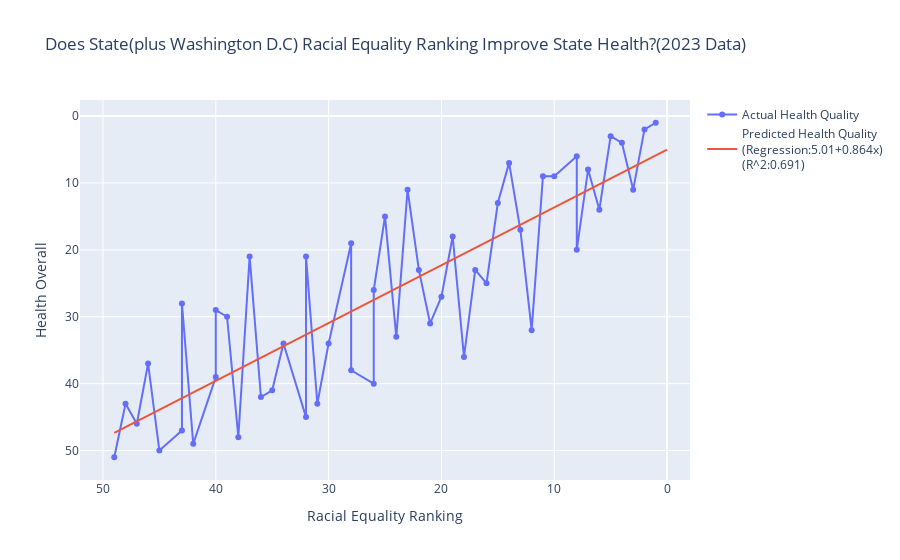

This figure's notebook cell:
### Code cell
import chart_studio
username='NRswift'
api_key='G1eDL1Naj4DsaqGtJSYz'
chart_studio.tools.set_credentials_file(username=username, api_key=api_key)
import pandas as pd
import numpy as np
import csv
import plotly.graph_objects as go
import chart_studio.plotly as py
import chart_studio.tools as tls
import math
healthRE = []
healthOverall = []
statesTwo = []


with open('health.csv', 'r') as d:
    dataTwo = csv.reader(d, delimiter=',')
    for rowsTwo in dataTwo:
        statesTwo.append(rowsTwo[0])
        healthRE.append(int(rowsTwo[1]))
        health = (int(rowsTwo[2]))
        healthOverall.append(health)
    
def linearRegressionConstants(arrOne, arrTwo):
    sumOne = sum(arrTwo)
    sumTwo = sum(i ** 2 for i in arrOne)
    sumThree = sum(arrOne)
    sumFour = 0
    for i in range(0, 49):
        sumFour += arrOne[i] * arrTwo[i] 
    aConstant = (sumOne * sumTwo - sumThree * sumFour)/((49*sumTwo) - (sumThree ** 2))
    bConstant = ((49*sumFour) - (sumThree * sumOne))/((49*sumTwo) - (sumThree ** 2))
    return aConstant, bConstant 

fig = go.Figure()
#data = zip(econRE, econOverall)
fig.add_trace(go.Scatter(x=healthRE, y=healthOverall, text = statesTwo, mode='lines+markers', name = "Actual Health Quality",
                         hovertemplate = "State: %{text}---Health RE Ranking: %{x:,}---Health Overall: %{y:,}", ))
aOne = []
for i in range(0, 50):
    aOne.append(i)
aTwo = []
a = linearRegressionConstants(healthRE, healthOverall)
for i in range(0, 50):
    aTwo.append(a[0] + a[1] * i)
def findRSquared(arrOne, arrTwo):
    sumOne = 0
    sumTwo = 0
    avgOne = sum(arrTwo)/49
    
    for i in range(49):
       sumOne += ((arrTwo[i] - avgOne)**2)
       sumTwo += ((arrTwo[i] - (a[0] + a[1] * arrOne[i]))**2)
    return 1 - sumTwo/sumOne
fig.add_trace(go.Scatter(x=aOne, y=aTwo, mode='lines', name = "Predicted Health Quality<br>(Regression:"
                         + str(round(a[0], 3)) + "+" + str(round(a[1], 3)) + "x" + ")<br>(R^2:" + 
                         str(round(findRSquared(healthRE, healthOverall), 3)) + ")"))
fig.update_xaxes(autorange="reversed")
fig.update_yaxes(autorange="reversed")
fig.update_layout(
    xaxis={'title':'Racial Equality Ranking'},
    yaxis={'title':'Health Overall'}, 
    title = dict(text = "Does State(plus Washington D.C) Racial Equality Ranking Improve State Health?(2023 Data)"))
fig.show()
py.plot(fig, filename="healthcare_scatter", auto_open = True)
#Maine and Vermont

### Figure 1 — Plotly figure (JSON) as saved in the notebook; plotly's stock layout.template omitted (floating-point values rounded to 4 significant figures)
{"data": [{"hovertemplate": "State: %{text}---Health RE Ranking: %{x:,}---Health Overall: %{y:,}", "mode": "lines+markers", "name": "Actual Health Quality", "text": ["Massachusetts", "Hawaii", "Washington D.C", "Rhode Island", "New Hampshire", "California", "Maryland", "Virginia", "Connecticut", "Pennsylvania", "New York", "New Mexico", "New Jersey", "Washington", "Oregon", "Delaware", "Illinois", "Florida", "Colorado", "Michigan", "Ohio", "Idaho", "Minnesota", "North Carolina", "Iowa", "Montana", "Kentucky", "Missouri", "Utah", "Arizona", "Louisiana", "Nebraska", "Georgia", "Indiana", "Nevada", "Alabama", "Wisconsin", "Texas", "Kansas", "South Dakota", "Alaska", "Oklahoma", "North Dakota", "Arkansas", "West Virginia", "South Carolina", "Tennessee", "Wyoming", "Mississippi"], "type": "scatter", "x": [1, 2, 3, 4, 5, 6, 7, 8, 8, 10, 11, 12, 13, 14, 15, 16, 17, 18, 19, 20, 21, 22, 23, 24, 25, 26, 26, 28, 28, 30, 31, 32, 32, 34, 35, 36, 37, 38, 39, 40, 40, 42, 43, 43, 45, 46, 47, 48, 49], "y": [1, 2, 11, 4, 3, 14, 8, 20, 6, 9, 9, 32, 17, 7, 13, 25, 23, 36, 18, 27, 31, 23, 11, 33, 15, 26, 40, 38, 19, 34, 43, 21, 45, 34, 41, 42, 21, 48, 30, 29, 39, 49, 28, 47, 50, 37, 46, 43, 51]}, {"mode": "lines", "name": "Predicted Health Quality<br>(Regression:5.01+0.864x)<br>(R^2:0.691)", "type": "scatter", "x": [0, 1, 2, 3, 4, 5, 6, 7, 8, 9, 10, 11, 12, 13, 14, 15, 16, 17, 18, 19, 20, 21, 22, 23, 24, 25, 26, 27, 28, 29, 30, 31, 32, 33, 34, 35, 36, 37, 38, 39, 40, 41, 42, 43, 44, 45, 46, 47, 48, 49], "y": [5.01, 5.874, 6.739, 7.603, 8.467, 9.331, 10.2, 11.06, 11.92, 12.79, 13.65, 14.52, 15.38, 16.25, 17.11, 17.97, 18.84, 19.7, 20.57, 21.43, 22.29, 23.16, 24.02, 24.89, 25.75, 26.62, 27.48, 28.34, 29.21, 30.07, 30.94, 31.8, 32.67, 33.53, 34.39, 35.26, 36.12, 36.99, 37.85, 38.72, 39.58, 40.44, 41.31, 42.17, 43.04, 43.9, 44.77, 45.63, 46.49, 47.36]}], "layout": {"title": {"text": "Does State(plus Washington D.C) Racial Equality Ranking Improve State Health?(2023 Data)"}, "xaxis": {"autorange": "reversed", "title": {"text": "Racial Equality Ranking"}}, "yaxis": {"autorange": "reversed", "title": {"text": "Health Overall"}}}}
